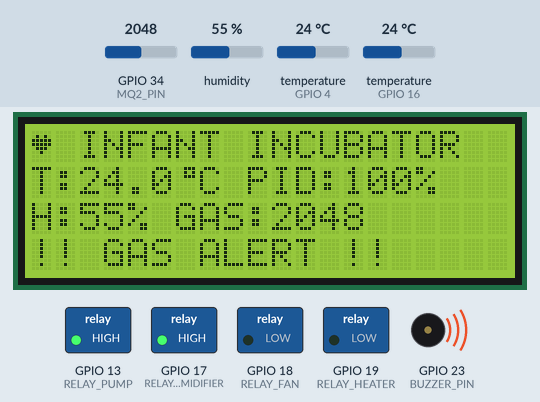
Bench run of a sketch on a simulated ESP32. Shown: 20×4 character LCD, switched loads named in the sketch (green lamp = pin HIGH), buzzer (waves = sounding, pin HIGH). The test bench sets the inputs (shaded band); at power-on: temperature (sensors on GPIO 4, GPIO 16) 24 °C, humidity 55 %, GPIO 34 (MQ2_PIN) = 2048. WiFi joins after 1.5 s; servers stay silent unless stated; what the sketch prints to the serial monitor is not drawn.

Above: at 5.1 s.
5.2 s: temperature (sensor on GPIO 4) set to 22.6 °C
At 9.9 s:
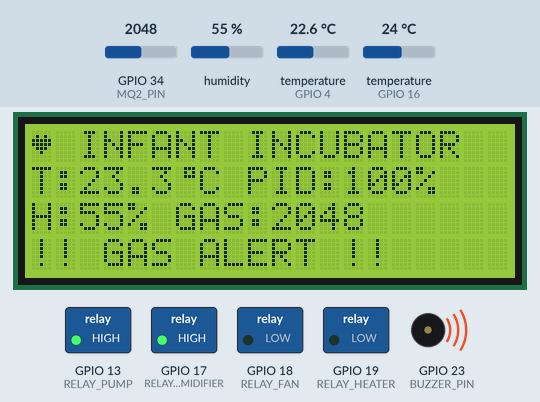
10.2 s: temperature (sensor on GPIO 4) set to 21.2 °C
At 14.2 s:
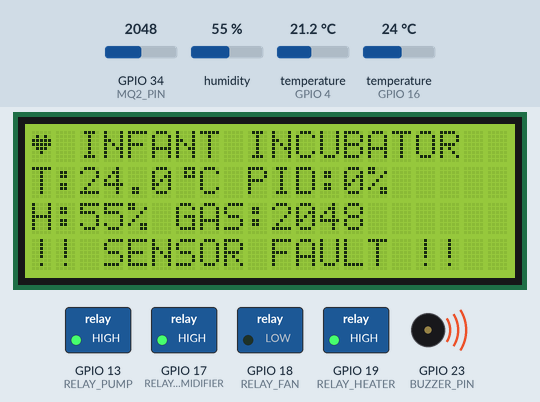
19.2 s: humidity set to 51 %
At 21.6 s:
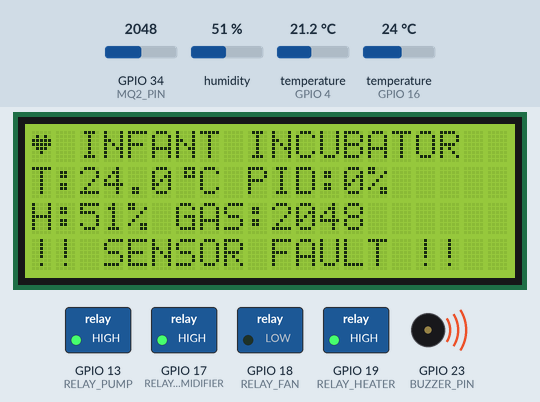
22.2 s: humidity set to 48 %
At 25.9 s:
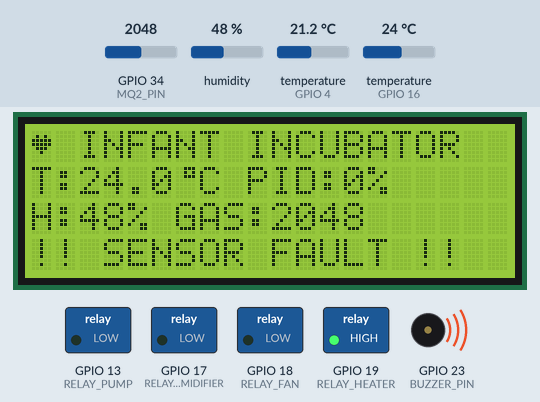
31.2 s: temperature (sensor on GPIO 16) set to 12 °C
At 33.2 s:
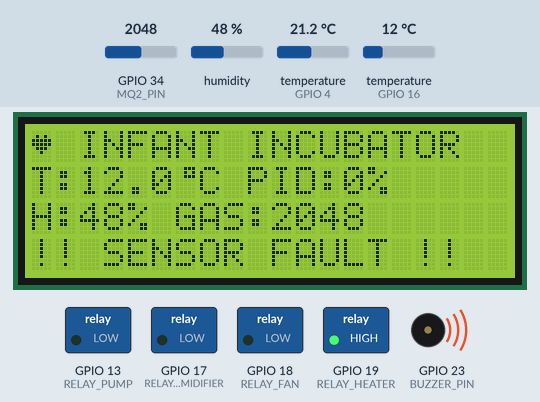
34.2 s: temperature (sensor on GPIO 4) set to 14.6 °C
43.2 s: temperature (sensor on GPIO 4) set to 13.4 °C
At 45.9 s:
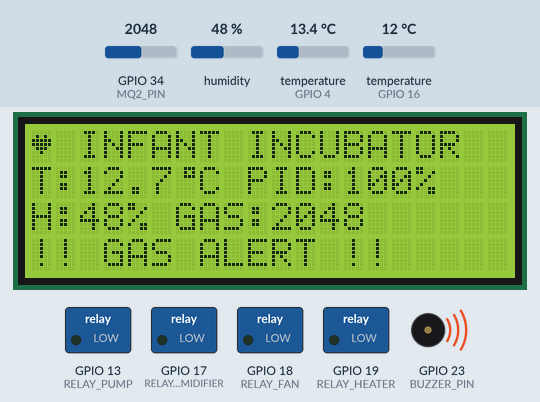
Timing chart, 0 to 47.2 s (numbered marks = the images above; inputs shaded):
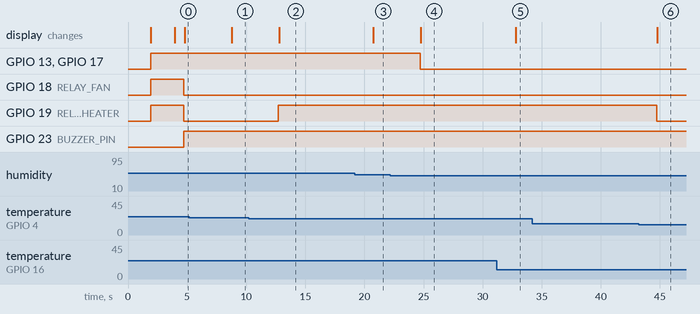

Measured:
- the behaviour switches between 22 and 21.9 °C on temperature (sensor on GPIO 4) (found by bisection; images 1 and 2)
- the behaviour switches between 50 and 49 % on humidity (found by bisection; images 3 and 4)
- the behaviour switches between 14.1 and 14 °C on temperature (sensor on GPIO 4) (found by bisection; images 5 and 6)
- after the input at 5.2 s, the display: changes after 3.6 s (image 1)
- after the input at 10.2 s, GPIO 19 (RELAY_HEATER): LOW → HIGH after 2.5 s; the display: changes after 2.6 s (image 2)
- after the input at 19.2 s, the display: changes after 1.6 s (image 3)
- after the input at 22.2 s, GPIO 13 (RELAY_PUMP), GPIO 17 (RELAY_HUMIDIFIER): HIGH → LOW after 2.5 s; the display: changes after 2.6 s (image 4)
- after the input at 31.2 s, the display: changes after 1.6 s (image 5)
- after the input at 34.2 s, every drawn part: stays the same
- after the input at 43.2 s, GPIO 19 (RELAY_HEATER): HIGH → LOW after 1.5 s; the display: changes after 1.6 s (image 6)

The sketch:

Sketch.ino
```cpp
// ============================================================
//   SMART INFANT INCUBATOR — Ansh Dubey
//   Features: Dual Sensor + PID Control + Gas Alert + LCD
//   ESP32 | DHT22 | DS18B20 | MQ2 | 4 Relays | Buzzer
// ============================================================
#define BLYNK_TEMPLATE_ID "TMPL3m0G3VblT"
#define BLYNK_TEMPLATE_NAME "Incubator"
#define BLYNK_AUTH_TOKEN "vXDM5nL7PXWJKPQV5o5rozxPd89JqR9L"
#define BLYNK_PRINT Serial
#include <WiFi.h>
#include <BlynkSimpleEsp32.h>
#include <DHT.h>
#include <OneWire.h>
#include <DallasTemperature.h>
#include <LiquidCrystal_I2C.h>

// ──────────────── PIN DEFINITIONS ────────────────

char ssid[] = "Wokwi-GUEST";
char pass[] = "";
#define DHTPIN          4
#define DHTTYPE         DHT22
#define DS18B20_PIN     16
#define MQ2_PIN         34
#define BUZZER_PIN      23
#define RELAY_HEATER    19
#define RELAY_FAN       18
#define RELAY_HUMIDIFIER 17
#define RELAY_PUMP      13

// ──────────────── INCUBATOR SETPOINTS ────────────────
#define TEMP_SETPOINT   37.0
#define HUMID_LOW       50.0
#define HUMID_HIGH      70.0
#define TEMP_DANGER     39.5
#define SENSOR_FAULT_THRESHOLD 2.0
#define GAS_THRESHOLD   2000

// ──────────────── PID PARAMETERS ────────────────
#define PID_KP   8.0
#define PID_KI   0.5
#define PID_KD   2.0
#define PID_MIN  0
#define PID_MAX  100

// ──────────────── OBJECTS ────────────────
DHT dht(DHTPIN, DHTTYPE);
OneWire oneWire(DS18B20_PIN);
DallasTemperature ds18b20(&oneWire);
LiquidCrystal_I2C lcd(0x27, 20, 4);

// ──────────────── PID VARIABLES ────────────────
float pidOutput    = 0;
float prevError    = 0;
float integral     = 0;
unsigned long lastPIDTime = 0;

// ──────────────── SYSTEM STATE ────────────────
float dhtTemp      = 0;
float dsTemp       = 0;
float avgTemp      = 0;
float humidity     = 0;
int   gasValue     = 0;
bool  heaterOn     = false;
bool  fanOn        = false;
bool  humidOn      = false;
bool  pumpOn       = false;
bool  alarmOn      = false;
bool  sensorFault  = false;
bool  gasAlert     = false;

unsigned long lastSensorRead = 0;
unsigned long lastLCDUpdate  = 0;
unsigned long lastSerialLog  = 0;

// ──────────────── CUSTOM LCD CHARS ────────────────
byte degreeChar[8] = {0x07,0x05,0x07,0x00,0x00,0x00,0x00,0x00};
byte heartChar[8]  = {0x00,0x0A,0x1F,0x1F,0x0E,0x04,0x00,0x00};
byte bellChar[8]   = {0x04,0x0E,0x0E,0x0E,0x1F,0x00,0x04,0x00};
byte checkChar[8]  = {0x00,0x01,0x03,0x16,0x1C,0x08,0x00,0x00};

// ============================================================
float computePID(float setpoint, float measured) {
  unsigned long now = millis();
  float dt = (now - lastPIDTime) / 1000.0;
  if (dt <= 0) dt = 0.1;
  lastPIDTime = now;

  float error = setpoint - measured;
  integral += error * dt;

   if(abs(error) < 0.2)
{
    integral = 0;
}
  integral = constrain(integral, -50, 50);
  float derivative = (error - prevError) / dt;
  prevError = error;

  float output = (PID_KP * error) + (PID_KI * integral) + (PID_KD * derivative);
  return constrain(output, PID_MIN, PID_MAX);
}

void setRelay(int pin, bool state) {
  digitalWrite(pin, state ? LOW : HIGH);
}

void readSensors() {
  float h = dht.readHumidity();
  float t = dht.readTemperature();
  if (!isnan(h) && !isnan(t)) { humidity = h; dhtTemp = t; }

  ds18b20.requestTemperatures();
  float ds = ds18b20.getTempCByIndex(0);
  if (ds != DEVICE_DISCONNECTED_C) dsTemp = ds;


  sensorFault = (abs(dhtTemp - dsTemp) > SENSOR_FAULT_THRESHOLD);

if(sensorFault)
{
    avgTemp = dsTemp;
}
else
{
    avgTemp = (dhtTemp + dsTemp) / 2.0;
}

gasValue = (
    analogRead(MQ2_PIN) +
    analogRead(MQ2_PIN) +
    analogRead(MQ2_PIN)
) / 3;
gasAlert = (gasValue > GAS_THRESHOLD);
}

void runControl() {

  if(!sensorFault)
{
    pidOutput = computePID(TEMP_SETPOINT, avgTemp);
}
else
{
    pidOutput = 0;
}
  static bool heaterState = false;

if(avgTemp < (TEMP_SETPOINT - 0.5))
{
    heaterState = true;
}
else if(avgTemp > (TEMP_SETPOINT + 0.5))
{
    heaterState = false;
}

heaterOn = heaterState;
if(pidOutput < 10)
{
    heaterOn = false;
}
if(sensorFault)
{
    heaterOn = false;
    fanOn = true;
}

if(sensorFault || gasAlert || avgTemp > (TEMP_SETPOINT + 1.0)) {
    fanOn = true;
} else {
    fanOn = false;
}
  if(humidity < 1 || humidity > 100)
{
    humidOn = false;
    pumpOn  = false;
}
else
{
    if (humidity < HUMID_LOW)
{
    humidOn = true;
    pumpOn = true;
}
else if (humidity >= HUMID_HIGH)
{
    humidOn = false;
    pumpOn = false;
}
}
  setRelay(RELAY_HEATER,     heaterOn);
  setRelay(RELAY_FAN,        fanOn);
  setRelay(RELAY_HUMIDIFIER, humidOn);
  setRelay(RELAY_PUMP,       pumpOn);

  alarmOn = (avgTemp > TEMP_DANGER || gasAlert || sensorFault);
  digitalWrite(BUZZER_PIN, alarmOn ? HIGH : LOW);
}

void updateLCD() {
  lcd.setCursor(0, 0);
  lcd.write(byte(1));
  lcd.print(" INFANT INCUBATOR  ");
  lcd.write(byte(1));

  lcd.setCursor(0, 1);
  lcd.print("T:");
  lcd.print(avgTemp, 1);
  lcd.write(byte(0));
  lcd.print("C PID:");
  lcd.print((int)pidOutput);
  lcd.print("%   ");

  lcd.setCursor(0, 2);
  lcd.print("H:");
  lcd.print(humidity, 0);
  lcd.print("% GAS:");
  lcd.print(gasValue);
  lcd.print("    ");

  lcd.setCursor(0, 3);
  if (sensorFault)            { lcd.print("!! SENSOR FAULT !!  "); }
  else if (gasAlert)          { lcd.print("!! GAS ALERT !!     "); }
  else if (avgTemp > TEMP_DANGER) { lcd.print("!! OVERHEAT !!      "); }
  else {
    lcd.print("SYS OK ");

lcd.print("H:");
lcd.print(heaterOn ? "1 " : "0 ");

lcd.print("F:");
lcd.print(fanOn ? "1 " : "0 ");

lcd.print("HM:");
lcd.print(humidOn ? "1" : "0");
  }
}

void serialLog() {
  Serial.println("========================================");
  Serial.print("DHT22  : "); Serial.print(dhtTemp, 2); Serial.println(" C");
  Serial.print("DS18B20: "); Serial.print(dsTemp, 2);  Serial.println(" C");
  Serial.print("Avg    : "); Serial.print(avgTemp, 2);  Serial.println(" C");
  Serial.print("Humidity: "); Serial.print(humidity, 1); Serial.println(" %");
  Serial.print("Gas ADC: "); Serial.println(gasValue);
  Serial.print("PID Out: "); Serial.print(pidOutput, 1); Serial.println(" %");
  Serial.print("Heater : "); Serial.println(heaterOn ? "ON" : "OFF");
  Serial.print("Fan    : "); Serial.println(fanOn    ? "ON" : "OFF");
  Serial.print("Humid  : "); Serial.println(humidOn  ? "ON" : "OFF");
  Serial.print("Fault  : "); Serial.println(sensorFault ? "YES" : "NO");
  Serial.print("Alarm  : "); Serial.println(alarmOn  ? "YES" : "NO");
  Serial.println("========================================");
}

void setup() {
  Serial.begin(115200);
  Blynk.begin(BLYNK_AUTH_TOKEN, ssid, pass);
  dht.begin();
  ds18b20.begin();

  lcd.init();
  lcd.backlight();
  lcd.createChar(0, degreeChar);
  lcd.createChar(1, heartChar);
  lcd.createChar(2, bellChar);
  lcd.createChar(3, checkChar);

  pinMode(RELAY_HEATER,     OUTPUT); digitalWrite(RELAY_HEATER,     HIGH);
  pinMode(RELAY_FAN,        OUTPUT); digitalWrite(RELAY_FAN,        HIGH);
  pinMode(RELAY_HUMIDIFIER, OUTPUT); digitalWrite(RELAY_HUMIDIFIER, HIGH);
  pinMode(RELAY_PUMP,       OUTPUT); digitalWrite(RELAY_PUMP,       HIGH);
  pinMode(BUZZER_PIN,       OUTPUT); digitalWrite(BUZZER_PIN,       LOW);

  lcd.setCursor(3, 1); lcd.print("SMART INCUBATOR");
  lcd.setCursor(4, 2); lcd.print("Ansh Dubey");
  delay(2000);
  lcd.clear();

  lastPIDTime = millis();
  Serial.println("System Ready!");
}

void loop() {

  unsigned long now = millis();

  if (now - lastSensorRead >= 2000) {
    readSensors();
    runControl();
    Blynk.virtualWrite(V0, avgTemp);
    Blynk.virtualWrite(V1, humidity);
    Blynk.virtualWrite(V2, gasValue);
    Blynk.virtualWrite(V3, pidOutput);
    Blynk.virtualWrite(V4, heaterOn);
    Blynk.virtualWrite(V5, fanOn);
    Blynk.virtualWrite(V6, alarmOn);
    Blynk.virtualWrite(V7, humidOn);
    Blynk.virtualWrite(V8, pumpOn);
    lastSensorRead = now;
  }
  if (now - lastLCDUpdate >= 500) {
    updateLCD();
    lastLCDUpdate = now;
  }
  if (now - lastSerialLog >= 5000) {
    serialLog();
    lastSerialLog = now;
  }
   Blynk.run();
}
```
